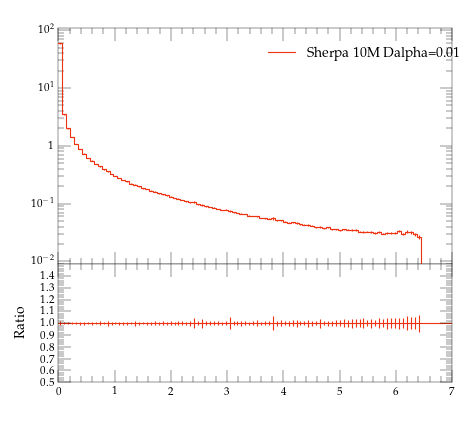

Here is the Python script that generated this plot:
#! /usr/bin/env python

# This Python script was auto-generated using YODA v2.0.0.
# Analysis object: /evtb/inc_jg_e
# Timestamp: 13-04-2024 (01:44:13)

import matplotlib as mpl
import matplotlib.pyplot as plt
mpl.use('Agg') # comment out for interactive use
import os
import numpy as np

plotDir = os.path.split(os.path.realpath(__file__))[0]
if 'YODA_USER_PLOT_PATH' in globals():
    plot_outdir = globals()['YODA_USER_PLOT_PATH']
else:
    plot_outdir = plotDir

#plot style
plt.style.use(os.path.join(plotDir, '../default.mplstyle'))
# plot metadata
figW, figH = plt.rcParams['figure.figsize']
ax_xLabel = r''
ax_yLabel = r''
ax_title  = r''
ax_xScale = 'linear'
ax_yScale = 'log'
xLims = (0.0, 7.0)
yLims = (0.009000000000000001, 110.00000000000001)

# TeX-friendly labels for the legend
labels = [ r"Sherpa 10M Dalpha=0.01" ]

# Create figure and axis objects
fig, (ax, ratio0_ax) = plt.subplots(2, 1, sharex=True,
                  figsize=(figW,figH), gridspec_kw={'height_ratios': (2, 1)})
ratio0_ax.yaxis.set_major_locator(mpl.ticker.MultipleLocator(0.1))
ratio0_ax.set_ylim(0.5, 1.4999)
ratio0_ax.set_ylabel('Ratio')

# LineColor map: curve index -> color
linecolors = {0: '#EE3311'}
# the numerical data is stored in a separate file
dataf = dict()
prefix = os.path.split(__file__)[0]
if prefix:    prefix = prefix + '/'
exec(open(prefix+'inc_jg_e__data.py').read(), dataf)


legend_handles = [] # keep track of handles for the legend

# style options for curves
# starts at zorder>=5 to draw curve on top of legend
styles = {
  'curve0': {
    'color' : linecolors[0],
    'linestyle' : '-',
    'marker' : 'o',
    'zorder' : 5,
    'histstyle' : True,
  },
}
# curve from input yoda files in main panel
for label in dataf['yvals'].keys():
    if all(np.isnan(v) for v in dataf['yvals'][label]):
        continue
    tmp = None
    if styles[label]['histstyle']: # draw as histogram
        tmp, = ax.plot(dataf['xedges'], dataf['yedges'][label],
                       color=styles[label]['color'],
                       linestyle=styles[label]['linestyle'],
                       drawstyle='steps-pre', solid_joinstyle='miter',
                       zorder=styles[label]['zorder'], label=label)
        ax.errorbar(dataf['xpoints'], dataf['yvals'][label], color=styles[label]['color'],
                    xerr=dataf['xerrs'], yerr=[dataf['ydowns'][label], dataf['yups'][label]],
                    linestyle='none', zorder=styles[label]['zorder'])
    else: # draw as scatter
        tmp = ax.errorbar(dataf['xpoints'], dataf['yvals'][label],
                          xerr=dataf['xerrs'],
                          yerr=[ dataf['ydowns'][label],
                          dataf['yups'][label] ],
                          fmt=styles[label]['marker'],
                          ecolor=styles[label]['color'],
                          color=styles[label]['color'], zorder=2)
        tmp[-1][0].set_linestyle(styles[label]['linestyle'])
    legend_handles += [tmp]
    for varLabel in dataf['variation_yvals'].keys():
        if varLabel.startswith(label):
            tmp, = ax.plot(dataf['xedges'], dataf['variation_yvals'][varLabel],
                           color=styles[label]['color'],
                           linestyle=styles[label]['linestyle'],
                           drawstyle='steps-pre', solid_joinstyle='miter',
                           zorder=styles[label]['zorder'], alpha=0.5)


# plots on ratio panel
# curve from input yoda files in ratio panel
for label, yvals in dataf['ratio0_yvals'].items():
    if all(np.isnan(v) for v in yvals):
        continue
    if styles[label]['histstyle']: # plot as histogram
        ratio0_ax.plot(dataf['xedges'], yvals,
                       color=styles[label]['color'],
                       linestyle=styles[label]['linestyle'],
                       drawstyle='steps-pre', zorder=1,
                       solid_joinstyle='miter')
        ratio0_ax.vlines(dataf['xpoints'],
                         dataf['ratio0_ymin'][label],
                         dataf['ratio0_ymax'][label],
                         color=styles[label]['color'], zorder=1)
    else: # plot as scatter
        tmp = ratio0_ax.errorbar(dataf['xpoints'],
                                 yvals, xerr=dataf['xerrs'],
                                 yerr=dataf['ratio0_yerrs'][label],
                                 fmt=styles[label]['marker'],
                                 ecolor=styles[label]['color'],
                                 color=styles[label]['color'])
        tmp[-1][0].set_linestyle(styles[label]['linestyle'])

    for varlabel in dataf['ratio0_variation_vals'].keys():
        if varlabel.startswith(label):
            ratio0_ax.plot(dataf['xedges'],
                            dataf['ratio0_variation_vals'][varlabel],
                            color=styles[label]['color'],
                            linestyle=styles[label]['linestyle'],
                            drawstyle='steps-pre', solid_joinstyle='miter',
                            zorder=1, alpha=0.5)

legend_pos = (0.5, 0.97)
ax.legend(legend_handles, labels, loc='upper left', bbox_to_anchor=legend_pos)

# set plot metadata as defined above
ratio0_ax.set_xlabel(ax_xLabel)
ratio0_ax.xaxis.set_label_coords(1., -.15)
ax.set_ylabel(ax_yLabel, loc='top')
ax.set_title(ax_title, loc='left')
ax.set_xscale(ax_xScale)
ax.set_yscale(ax_yScale)
ax.set_xlim(xLims)
ax.set_ylim(yLims)

# tick formatting
plt.rcParams['xtick.top'] = True
plt.rcParams['ytick.right'] = True
ax.yaxis.set_major_locator(mpl.ticker.LogLocator(base=10.0, numticks=np.inf))
ax.yaxis.set_minor_locator(mpl.ticker.LogLocator(
                           base=10.0, subs=np.arange(0.1, 1, 0.1), numticks=np.inf))
fig.align_ylabels((ax, ratio0_ax))
plt.savefig(os.path.join(plot_outdir, 'inc_jg_e.pdf'), format='PDF')
plt.savefig(os.path.join(plot_outdir, 'inc_jg_e.png'), format='PNG')

plt.close(fig)
